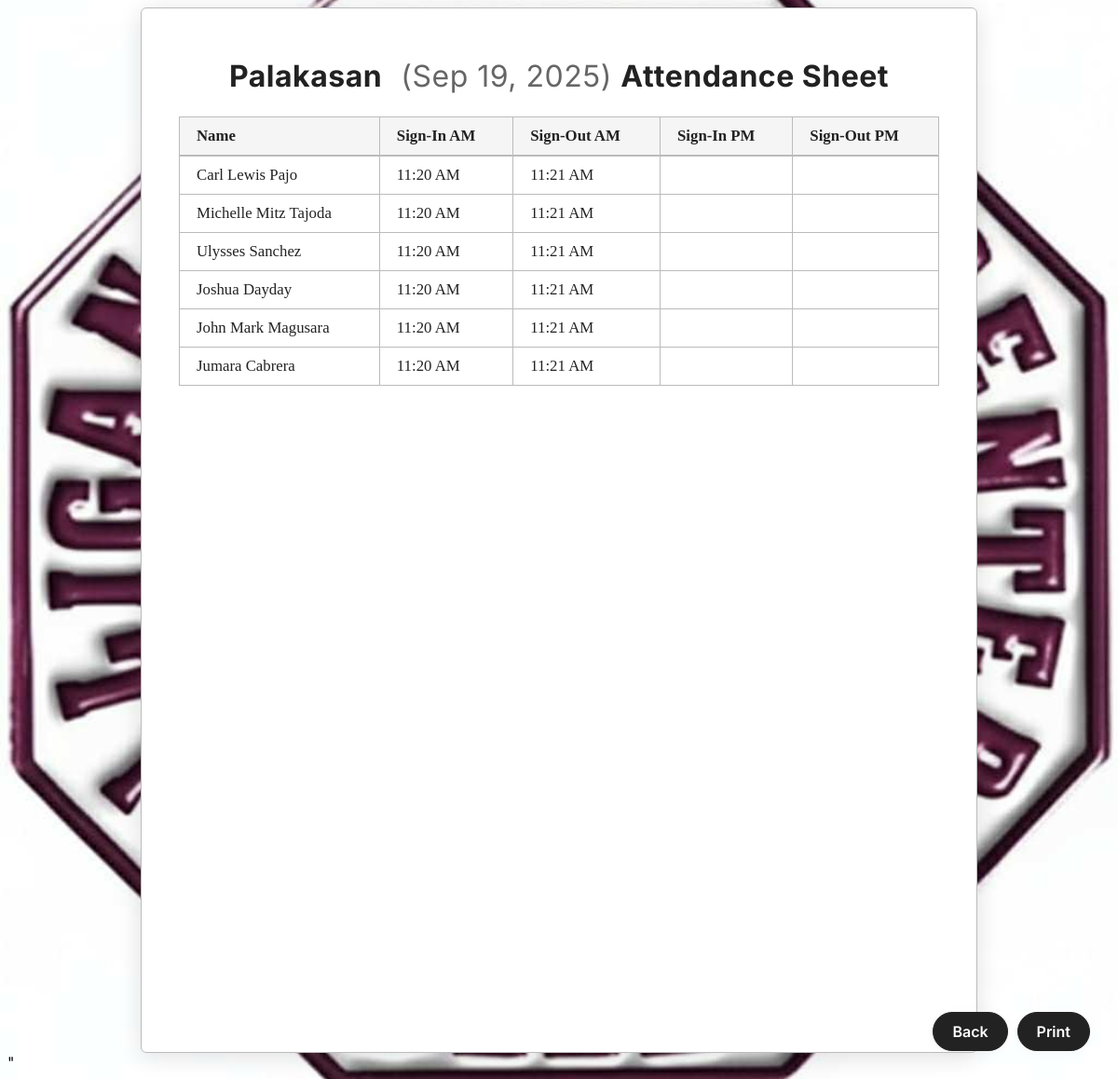
The app's page /attendance/print_attendance_sheet/27/, older data.
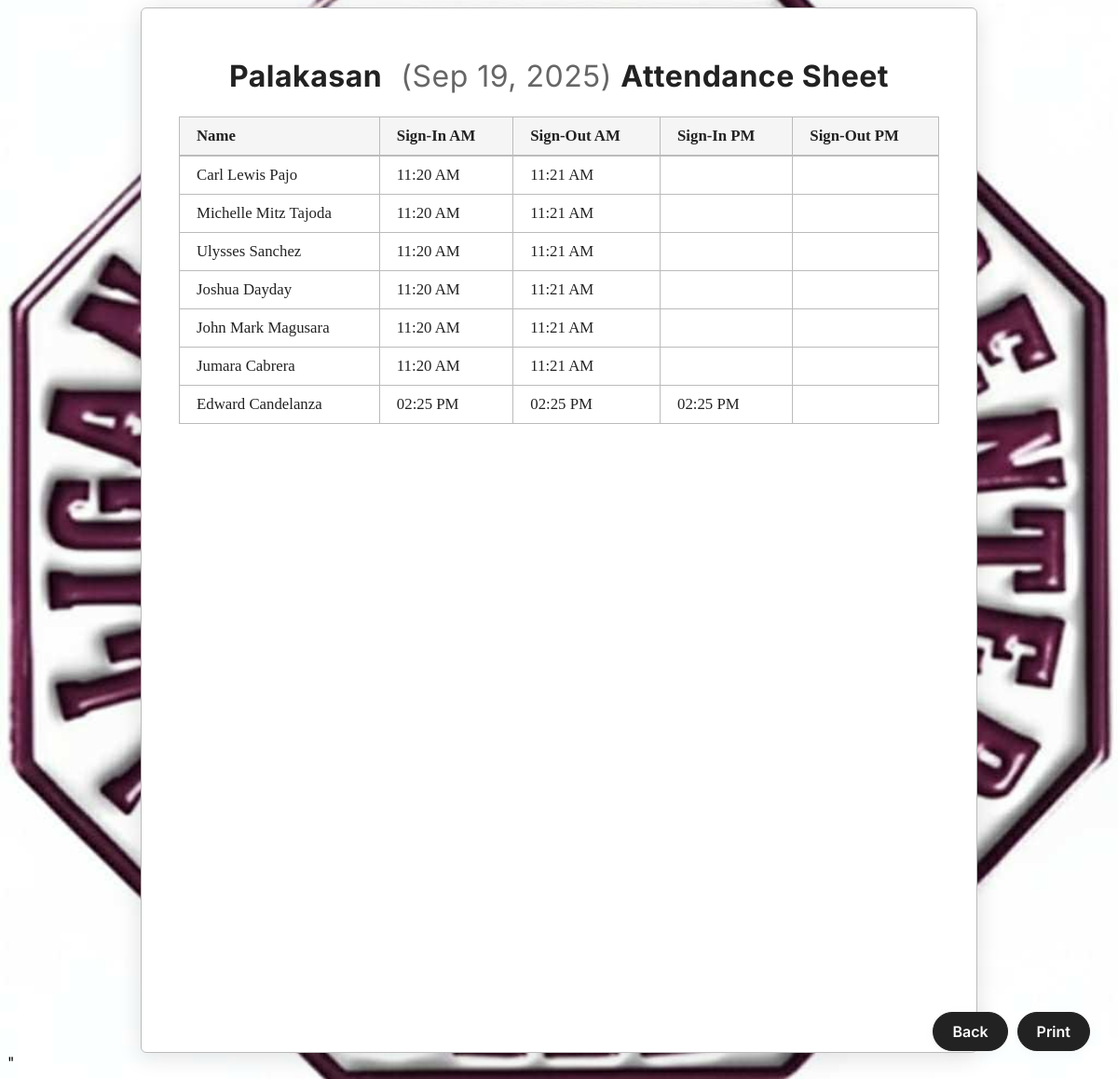
The same page, newer data.
### attendance/models.py (models this page shows, shortened)
class Attendance(models.Model):
    attendee = models.ForeignKey(Attendee, on_delete=models.CASCADE)
    event= models.ForeignKey(Event, on_delete=models.CASCADE)
    sign_in_am = models.DateTimeField(null=True, blank=True)
    sign_out_am = models.DateTimeField(null=True, blank=True)
    sign_in_pm = models.DateTimeField(null=True, blank=True)
    sign_out_pm = models.DateTimeField(null=True, blank=True)

class Attendee(models.Model):
    barcode_id = models.CharField(max_length=100, unique=True)
    name = models.CharField(max_length=200)
    college = models.ForeignKey('College', on_delete=models.CASCADE, null=True, blank=True)

### attendance/views.py (the view)
# urls.py: path('print_attendance_sheet/<int:event_id>/', views.print_attendance_sheet, name='print_attendance_sheet'),
def print_attendance_sheet(request, event_id):
    event = get_object_or_404(Event, id=event_id)
    attendances = Attendance.objects.filter(event=event)
    return render(request, 'print_attendance_sheet.html', {
        'event': event,
        'attendances': attendances,
    })

### attendance/templates/print_attendance_sheet.html (shortened to what this page needs)
{% extends 'base.html' %}
{% block content %}
<div class="print-sheet">
    <h1>
        {{ event.name }}
        <span style="color:#666; font-size:1em; font-weight:normal; margin-left:12px;">
            ({{ event.date|date:"M j, Y" }})
        </span>
        Attendance Sheet
    </h1>
    <table>
        <thead>
            <tr>
                <th>Name</th>
                <th>Sign-In AM</th>
                <th>Sign-Out AM</th>
                <th>Sign-In PM</th>
                <th>Sign-Out PM</th>
            </tr>
        </thead>
        <tbody>
            {% for attendance in attendances %}
                <tr>
                    <td>{{ attendance.attendee.name }}</td>
                    <td>{{ attendance.sign_in_am|date:"h:i A" }}</td>
                    <td>{{ attendance.sign_out_am|date:"h:i A" }}</td>
                    <td>{{ attendance.sign_in_pm|date:"h:i A" }}</td>
                    <td>{{ attendance.sign_out_pm|date:"h:i A" }}</td>
                </tr>
            {% endfor %}
        </tbody>
    </table>
</div>
<div class="floater-btn-group">
    <a href="javascript:window.close()" class="back-btn">Back</a>
    <button type="button" class="back-btn print-btn" onclick="window.print()">Print</button>
</div>
{% endblock %}

Row changes from the older to the newer data that the page shows:
added Attendance: attendee.name "Edward Candelanza", sign_in_am "02:25 PM", sign_out_am "02:25 PM", sign_in_pm "02:25 PM"
